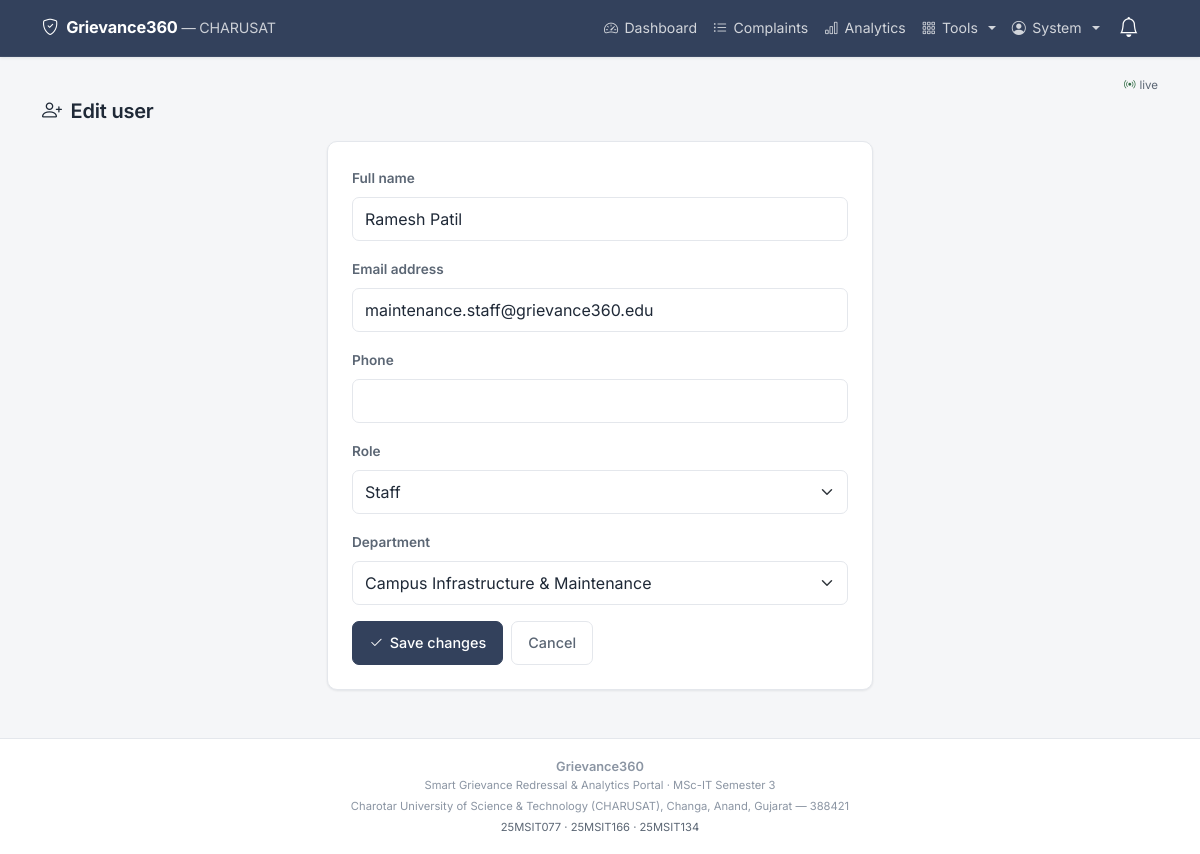
Page /admin/users/2/edit (signed in) on the committed database.
### tables this page shows
CREATE TABLE users (
    id             INTEGER PRIMARY KEY AUTOINCREMENT,
    name           TEXT NOT NULL,
    email          TEXT NOT NULL UNIQUE,
    password_hash  TEXT NOT NULL,
    role           TEXT NOT NULL DEFAULT 'student'
                   CHECK (role IN ('student','staff','admin')),
    department_id  INTEGER,
    enrollment_no  TEXT,
    phone          TEXT,
    is_active      INTEGER NOT NULL DEFAULT 1,
    reset_token    TEXT,
    reset_expires  TEXT,
    created_at     TEXT NOT NULL, photo TEXT, program TEXT, student_department TEXT, semester TEXT,
    FOREIGN KEY (department_id) REFERENCES departments(id)
);

### app.py (the view, shortened to what this page needs)
@app.route("/admin/users/<int:user_id>/edit", methods=["GET", "POST"])
@login_required
@role_required("admin")
def admin_user_edit(user_id):
    user = db.query_one("SELECT * FROM users WHERE id = %s", (user_id,))
    if user is None: abort(404)
    departments = db.query_all("SELECT id, name FROM departments ORDER BY name")
    return render_template("admin/user_form.html",
                           user=user, departments=departments, form={})

### app.py (called while the page is built)
@login_manager.user_loader
def load_user(user_id):
    row = db.query_one(
        "SELECT * FROM users WHERE id = %s AND is_active = 1", (user_id,)
    )
    return User(row) if row else None

def role_required(*roles):
    def decorator(view):
        @wraps(view)
        def wrapped(*args, **kwargs):
            if not current_user.is_authenticated:
                return login_manager.unauthorized()
            if current_user.role not in roles:
                flash("You do not have permission to open that page.", "danger")
                return redirect(url_for("index"))
            return view(*args, **kwargs)
        return wrapped
    return decorator

@app.context_processor
def inject_globals():
    now = helpers.now_str()
    return {
        "status_color": helpers.status_color,
        "pretty_date": helpers.pretty_date,
        "priority_label": helpers.priority_label,
        "is_breached": helpers.is_breached,
        "days_left": helpers.days_left,
        "ALL_STATUSES": config.STATUSES,
        "current_year": datetime.now().year,
        "now": now,
    }

### db.py (called while the page is built, shortened)
def _connect():
    if config.DB_ENGINE == "sqlite":
        raw = sqlite3.connect(config.SQLITE_PATH)
        raw.row_factory = sqlite3.Row          # lets us build dicts from rows
        raw.execute("PRAGMA foreign_keys = ON")  # SQLite needs this switched on
        return _SQLiteConnection(raw)

def get_db():
    if "db" not in g:
        g.db = _connect()
    return g.db

def query_all(sql, params=()):
    cursor = get_db().cursor()
    cursor.execute(sql, params)
    rows = cursor.fetchall()
    cursor.close()
    return rows

def query_one(sql, params=()):
    cursor = get_db().cursor()
    cursor.execute(sql, params)
    row = cursor.fetchone()
    cursor.close()
    return row

    def execute(self, sql, params=()):
        return self._cursor.execute(sql.replace("%s", "?"), params)

    def fetchone(self):
        row = self._cursor.fetchone()
        return dict(row) if row is not None else None

    def fetchall(self):
        return [dict(row) for row in self._cursor.fetchall()]

    def close(self):
        self._cursor.close()

    def cursor(self):
        return _SQLiteCursor(self._connection.cursor())

    def close(self):
        self._connection.close()

### helpers.py (called while the page is built)
def now_str():
    return datetime.now().strftime(DT_FORMAT)

### templates/admin/user_form.html (shortened to what this page needs)
{% extends "base.html" %}
{% block content %}
<div class="ge-page-head">
  <h4><i class="bi bi-person-plus me-1"></i> {{ 'Edit user' if user else 'Add user' }}</h4>
</div>
<div class="row justify-content-center">
  <div class="col-12 col-md-8 col-lg-6">
    <div class="ge-card p-4">
      <form method="post">
        <div class="mb-3">
          <label class="form-label">Full name</label>
          <input type="text" class="form-control" name="name"
                 value="{{ (user.name if user else form.get('name','')) }}" required>
        </div>
        <div class="mb-3">
          <label class="form-label">Email address</label>
          <input type="email" class="form-control" name="email"
                 value="{{ (user.email if user else form.get('email','')) }}" required>
        </div>
        <div class="mb-3">
          <label class="form-label">Phone</label>
          <input type="text" class="form-control" name="phone"
                 value="{{ (user.phone or '' if user else form.get('phone','')) }}">
        </div>
        <div class="mb-3">
          <label class="form-label">Role</label>
          {% set cur_role = user.role if user else form.get('role','staff') %}
          <select class="form-select" name="role" required
                  {% if user and user.id == current_user.id %}disabled{% endif %}>
            {% for r in ['admin','staff'] %}
              <option value="{{ r }}" {{ 'selected' if cur_role == r }}>{{ r|title }}</option>
            {% endfor %}
          </select>
        </div>
        <div class="mb-3">
          <label class="form-label">Department</label>
          {% set cur_dept = user.department_id if user else form.get('department_id','') %}
          <select class="form-select" name="department_id">
            {% for d in departments %}
              <option value="{{ d.id }}" {{ 'selected' if cur_dept|int == d.id }}>
                {{ d.name }}
              </option>
            {% endfor %}
          </select>
        </div>
        <div class="d-flex gap-2">
          <button type="submit" class="btn btn-primary">
            <i class="bi bi-check2"></i> {{ 'Save changes' if user else 'Create user' }}
          </button>
          <a href="{{ url_for('admin_users') }}" class="btn btn-outline-secondary">
            Cancel
          </a>
        </div>
      </form>
    </div>
  </div>
</div>
{% endblock %}

### templates/base.html (shortened to what this page needs)
<!DOCTYPE html>
<html lang="en">
<head>
  <link href="https://cdn.jsdelivr.net/npm/bootstrap@5.3.3/dist/css/bootstrap.min.css" rel="stylesheet">
  <link href="https://cdn.jsdelivr.net/npm/bootstrap-icons@1.11.3/font/bootstrap-icons.css" rel="stylesheet">
  <link href="{{ url_for('static', filename='css/style.css') }}" rel="stylesheet">
</head>
<body>
<nav class="navbar navbar-expand-md navbar-dark ge-navbar sticky-top">
  <div class="container">
    <a class="navbar-brand fw-bold d-flex align-items-center gap-2"
       href="{{ url_for('index') }}">
      <i class="bi bi-shield-check"></i>
      <span>
        Grievance360
        <span class="d-none d-md-inline fw-normal small opacity-75">
          &mdash; CHARUSAT
        </span>
      </span>
    </a>
    {% if current_user.is_authenticated %}
    <div class="dropdown order-md-last ms-auto me-2">
      <button class="btn btn-link nav-link position-relative ge-tap"
              type="button" data-bs-toggle="dropdown" aria-expanded="false"
              aria-label="Notifications">
        <i class="bi bi-bell fs-5 text-white"></i>
      </button>
    </div>
    {% endif %}
    <div class="collapse navbar-collapse" id="mainNav">
      <ul class="navbar-nav ms-auto mb-2 mb-md-0 align-items-md-center">
        {% if current_user.is_authenticated %}
          {% if current_user.role == 'student' %}
            <li class="nav-item">
              <a class="nav-link ge-tap" href="{{ url_for('student_dashboard') }}">
                <i class="bi bi-grid"></i> My Complaints</a>
            </li>
            <li class="nav-item">
              <a class="nav-link ge-tap" href="{{ url_for('raise_complaint') }}">
                <i class="bi bi-plus-circle"></i> Raise Complaint</a>
            </li>
            <li class="nav-item">
              <a class="nav-link ge-tap" href="{{ url_for('kb_list') }}">
                <i class="bi bi-book"></i> Help</a>
            </li>
            <li class="nav-item">
              <a class="nav-link ge-tap" href="{{ url_for('announcements') }}">
                <i class="bi bi-megaphone"></i> Notices</a>
            </li>
            <li class="nav-item">
              <a class="nav-link ge-tap" href="{{ url_for('profile') }}">
                <i class="bi bi-person-circle"></i> Profile</a>
            </li>
          {% elif current_user.role == 'admin' %}
            <li class="nav-item">
              <a class="nav-link ge-tap" href="{{ url_for('admin_dashboard') }}">
                <i class="bi bi-speedometer2"></i> Dashboard</a>
            </li>
            <li class="nav-item">
              <a class="nav-link ge-tap" href="{{ url_for('admin_complaints') }}">
                <i class="bi bi-list-ul"></i> Complaints</a>
            </li>
            <li class="nav-item">
              <a class="nav-link ge-tap" href="{{ url_for('admin_analytics') }}">
                <i class="bi bi-bar-chart"></i> Analytics</a>
            </li>
            <li class="nav-item dropdown">
              <a class="nav-link dropdown-toggle ge-tap" href="#" role="button"
                 data-bs-toggle="dropdown">
                <i class="bi bi-grid-3x3-gap"></i> Tools
              </a>
            </li>
          {% endif %}
          <li class="nav-item dropdown">
            <a class="nav-link dropdown-toggle ge-tap" href="#" role="button"
               data-bs-toggle="dropdown">
              <i class="bi bi-person-circle"></i>
              {{ current_user.name.split(' ')[0] }}
            </a>
          </li>
        {% endif %}
      </ul>
    </div>
  </div>
</nav>
<main class="container ge-main">
  {% if current_user.is_authenticated %}
  <div class="d-flex justify-content-end mb-1" style="min-height:18px">
    <span id="liveBar" class="d-inline-flex align-items-center gap-1"
          style="font-size:.72rem;color:var(--ge-muted,#64748b)">
      <i class="bi bi-broadcast text-success"></i>
      <span class="text-muted">live</span>
    </span>
  </div>
  {% endif %}
  {% block content %}{% endblock %}
</main>
<footer class="ge-footer no-print">
  <div class="container text-center">
    <div class="fw-semibold">Grievance360</div>
    <div class="small">
      Smart Grievance Redressal &amp; Analytics Portal &middot; MSc-IT Semester 3
    </div>
    <div class="small mt-1">
      Charotar University of Science &amp; Technology (CHARUSAT),
      Changa, Anand, Gujarat &mdash; 388421
    </div>
    <div class="small mt-1 text-muted">
      25MSIT077 &middot; 25MSIT166 &middot; 25MSIT134
    </div>
  </div>
</footer>
</body>
</html>

### static/css/style.css (style rules this page uses)
:root { --ge-ink: #1f2937; --ge-ink-soft: #5b6674; --ge-ink-faint: #8b95a3; --ge-primary: #33415c; --ge-primary-dark: #283346; --ge-accent: #5b6ea8; --ge-accent-soft: #eef1f8; --ge-bg: #f5f6f8; --ge-surface: #ffffff; --ge-line: #e4e7ec; --ge-line-soft: #eef0f3; --ge-radius: 10px; --ge-radius-sm: 7px; --ge-shadow: 0 1px 2px rgba(31, 41, 55, .05), 0 1px 3px rgba(31, 41, 55, .04); --ge-shadow-lift: 0 4px 12px rgba(31, 41, 55, .08); --ge-bottomnav-height: 60px; }
html, body { overflow-x: hidden; max-width: 100%; }
body { background-color: var(--ge-bg); color: var(--ge-ink); font-family: "Inter", -apple-system, BlinkMacSystemFont, "Segoe UI", Roboto, "Helvetica Neue", Arial, sans-serif; font-size: 15px; line-height: 1.55; -webkit-font-smoothing: antialiased; display: flex; flex-direction: column; min-height: 100vh; }
h1, h2, h3, h4, h5, h6 { font-weight: 600; letter-spacing: -.011em; color: var(--ge-ink); }
h4 { font-size: 1.25rem; }
a { color: var(--ge-accent); text-decoration: none; }
.text-muted { color: var(--ge-ink-soft) !important; }
.ge-main { flex: 1 0 auto; padding-top: .25rem; padding-bottom: 1.5rem; }
.ge-page-head { margin-bottom: 1.15rem; }
.ge-page-head h4 { margin-bottom: .15rem; }
input.form-control, select.form-select, textarea.form-control { font-size: 16px; min-height: 44px; border-color: var(--ge-line); border-radius: var(--ge-radius-sm); color: var(--ge-ink); }
.form-label { font-size: .85rem; font-weight: 600; color: var(--ge-ink-soft); }
.ge-tap, .btn { min-height: 44px; display: inline-flex; align-items: center; justify-content: center; gap: .4rem; }
.btn { border-radius: var(--ge-radius-sm); font-size: .9rem; font-weight: 500; padding: .45rem 1rem; }
.btn-primary { background-color: var(--ge-primary); border-color: var(--ge-primary); }
.btn-outline-secondary { color: var(--ge-ink-soft); border-color: var(--ge-line); }
.ge-navbar { background: var(--ge-primary); border-bottom: 1px solid rgba(255, 255, 255, .06); box-shadow: 0 1px 3px rgba(31, 41, 55, .10); padding-top: .35rem; padding-bottom: .35rem; }
.ge-navbar .navbar-brand { font-size: 1.02rem; font-weight: 600; letter-spacing: -.01em; color: #fff; }
.ge-navbar .nav-link { color: rgba(255, 255, 255, .78); font-size: .88rem; border-radius: var(--ge-radius-sm); padding-left: .7rem; padding-right: .7rem; }
.ge-card { border: 1px solid var(--ge-line); border-radius: var(--ge-radius); box-shadow: var(--ge-shadow); background: var(--ge-surface); }
.text-success { color: #2f6b43 !important; }
.ge-footer { flex-shrink: 0; background: var(--ge-surface); border-top: 1px solid var(--ge-line); padding: 1.1rem 0; margin-top: 1.5rem; font-size: .8rem; color: var(--ge-ink-faint); }
@media (min-width: 1200px) { .ge-main.container { max-width: 1140px; } }

### rows in the picture
users: name "System"
users: name "Ramesh Patil", email "maintenance.staff@grievance360.edu", role "Staff"

### other values in the picture
{{ 'Edit user' if user else 'Add user' }} "Edit user"
{{ 'Save changes' if user else 'Create user' }} "Save changes"
form field department_id "Campus Infrastructure & Maintenance"
